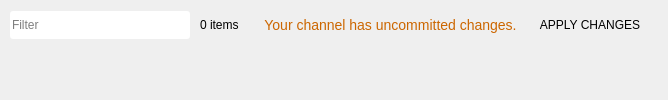
                <widget class="QWidget" name="edit_channel_details_torrents_page">
                 <layout class="QVBoxLayout" name="verticalLayout">
                  <property name="spacing">
                   <number>0</number>
                  </property>
                  <property name="leftMargin">
                   <number>0</number>
                  </property>
                  <property name="topMargin">
                   <number>0</number>
                  </property>
                  <property name="rightMargin">
                   <number>0</number>
                  </property>
                  <property name="bottomMargin">
                   <number>0</number>
                  </property>
                  <item>
                   <widget class="QWidget" name="edit_channel_torrents_top_bar" native="true">
                    <property name="minimumSize">
                     <size>
                      <width>0</width>
                      <height>50</height>
                     </size>
                    </property>
                    <property name="maximumSize">
                     <size>
                      <width>16777215</width>
                      <height>50</height>
                     </size>
                    </property>
                    <layout class="QHBoxLayout" name="horizontalLayout_6">
                     <property name="spacing">
                      <number>0</number>
                     </property>
                     <property name="leftMargin">
                      <number>0</number>
                     </property>
                     <property name="topMargin">
                      <number>0</number>
                     </property>
                     <property name="rightMargin">
                      <number>0</number>
                     </property>
                     <property name="bottomMargin">
                      <number>0</number>
                     </property>
                     <item>
                      <spacer name="horizontalSpacer_43">
                       <property name="orientation">
                        <enum>Qt::Horizontal</enum>
                       </property>
                       <property name="sizeType">
                        <enum>QSizePolicy::Fixed</enum>
                       </property>
                       <property name="sizeHint" stdset="0">
                        <size>
                         <width>10</width>
                         <height>20</height>
                        </size>
                       </property>
                      </spacer>
                     </item>
                     <item>
                      <widget class="QLineEdit" name="edit_channel_torrents_filter">
                       <property name="sizePolicy">
                        <sizepolicy hsizetype="Fixed" vsizetype="Fixed">
                         <horstretch>0</horstretch>
                         <verstretch>0</verstretch>
                        </sizepolicy>
                       </property>
                       <property name="minimumSize">
                        <size>
                         <width>180</width>
                         <height>28</height>
                        </size>
                       </property>
                       <property name="maximumSize">
                        <size>
                         <width>180</width>
                         <height>28</height>
                        </size>
                       </property>
                       <property name="baseSize">
                        <size>
                         <width>200</width>
                         <height>0</height>
                        </size>
                       </property>
                       <property name="styleSheet">
                        <string notr="true">QLineEdit {
border-radius: 3px;
}
QLineEdit:focus, QLineEdit::hover {
background-color: #404040;
color: white;
}</string>
                       </property>
                       <property name="text">
                        <string/>
                       </property>
                       <property name="placeholderText">
                        <string>Filter</string>
                       </property>
                      </widget>
                     </item>
                     <item>
                      <spacer name="horizontalSpacer_36">
                       <property name="orientation">
                        <enum>Qt::Horizontal</enum>
                       </property>
                       <property name="sizeType">
                        <enum>QSizePolicy::Fixed</enum>
                       </property>
                       <property name="sizeHint" stdset="0">
                        <size>
                         <width>10</width>
                         <height>20</height>
                        </size>
                       </property>
                      </spacer>
                     </item>
                     <item>
                      <widget class="QLabel" name="edit_channel_torrents_num_items_label">
                       <property name="styleSheet">
                        <string notr="true"/>
                       </property>
                       <property name="text">
                        <string>0 items</string>
                       </property>
                      </widget>
                     </item>
                     <item>
                      <spacer name="horizontalSpacer_31">
                       <property name="orientation">
                        <enum>Qt::Horizontal</enum>
                       </property>
                       <property name="sizeType">
                        <enum>QSizePolicy::Maximum</enum>
                       </property>
                       <property name="sizeHint" stdset="0">
                        <size>
                         <width>16</width>
                         <height>20</height>
                        </size>
                       </property>
                      </spacer>
                     </item>
                     <item>
                      <widget class="QWidget" name="commit_control_bar" native="true">
                       <property name="sizePolicy">
                        <sizepolicy hsizetype="Fixed" vsizetype="Preferred">
                         <horstretch>0</horstretch>
                         <verstretch>0</verstretch>
                        </sizepolicy>
                       </property>
                       <property name="minimumSize">
                        <size>
                         <width>50</width>
                         <height>0</height>
                        </size>
                       </property>
                       <layout class="QHBoxLayout" name="horizontalLayout_11">
                        <item>
                         <widget class="QLabel" name="dirty_channel_status_bar">
                          <property name="sizePolicy">
                           <sizepolicy hsizetype="Preferred" vsizetype="Fixed">
                            <horstretch>0</horstretch>
                            <verstretch>0</verstretch>
                           </sizepolicy>
                          </property>
                          <property name="minimumSize">
                           <size>
                            <width>0</width>
                            <height>30</height>
                           </size>
                          </property>
                          <property name="maximumSize">
                           <size>
                            <width>16777215</width>
                            <height>30</height>
                           </size>
                          </property>
                          <property name="styleSheet">
                           <string notr="true">font-size: 14px; color: #cc6600;
margin-right:8px;
</string>
                          </property>
                          <property name="text">
                           <string>Your channel has uncommitted changes.</string>
                          </property>
                          <property name="alignment">
                           <set>Qt::AlignCenter</set>
                          </property>
                         </widget>
                        </item>
                        <item>
                         <widget class="EllipseButton" name="edit_channel_commit_button">
                          <property name="minimumSize">
                           <size>
                            <width>0</width>
                            <height>28</height>
                           </size>
                          </property>
                          <property name="maximumSize">
                           <size>
                            <width>16777215</width>
                            <height>28</height>
                           </size>
                          </property>
                          <property name="styleSheet">
                           <string notr="true">border-radius: 12px;
padding-left: 4px;
padding-right: 4px;</string>
                          </property>
                          <property name="text">
                           <string>APPLY CHANGES</string>
                          </property>
                         </widget>
                        </item>
                       </layout>
                      </widget>
                     </item>
                     <item>
                      <spacer name="horizontalSpacer_46">
                       <property name="orientation">
                        <enum>Qt::Horizontal</enum>
                       </property>
                       <property name="sizeType">
                        <enum>QSizePolicy::Fixed</enum>
                       </property>
                       <property name="sizeHint" stdset="0">
                        <size>
                         <width>10</width>
                         <height>0</height>
                        </size>
                       </property>
                      </spacer>
                     </item>
                    </layout>
                   </widget>
                  </item>
                  <item>
                   <widget class="TorrentsListWidget" name="edit_channel_torrents_container" native="true"/>
                  </item>
                 </layout>
                </widget>
